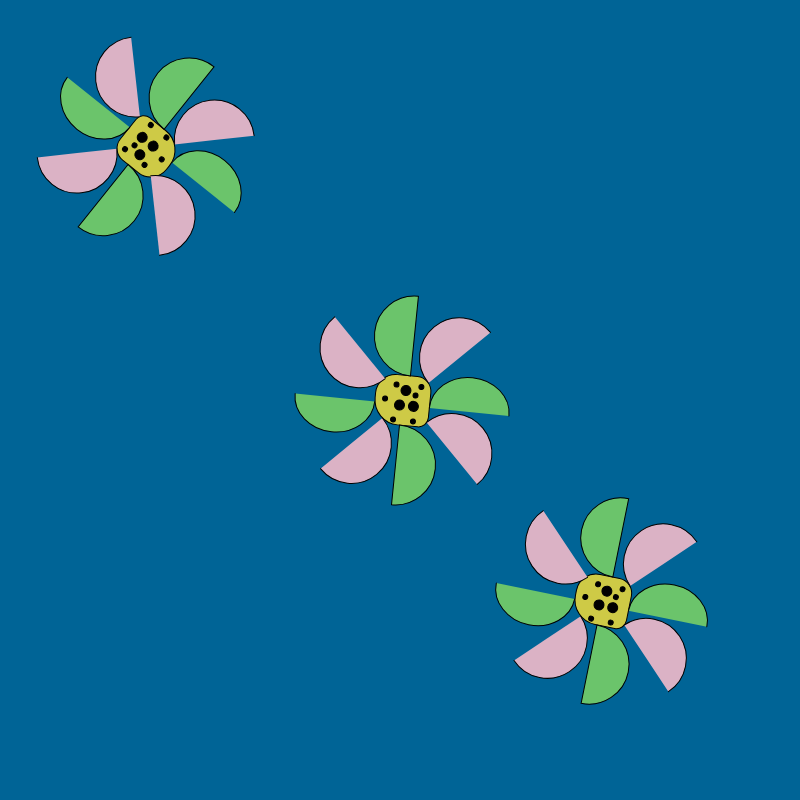
Frame 1 (no input)
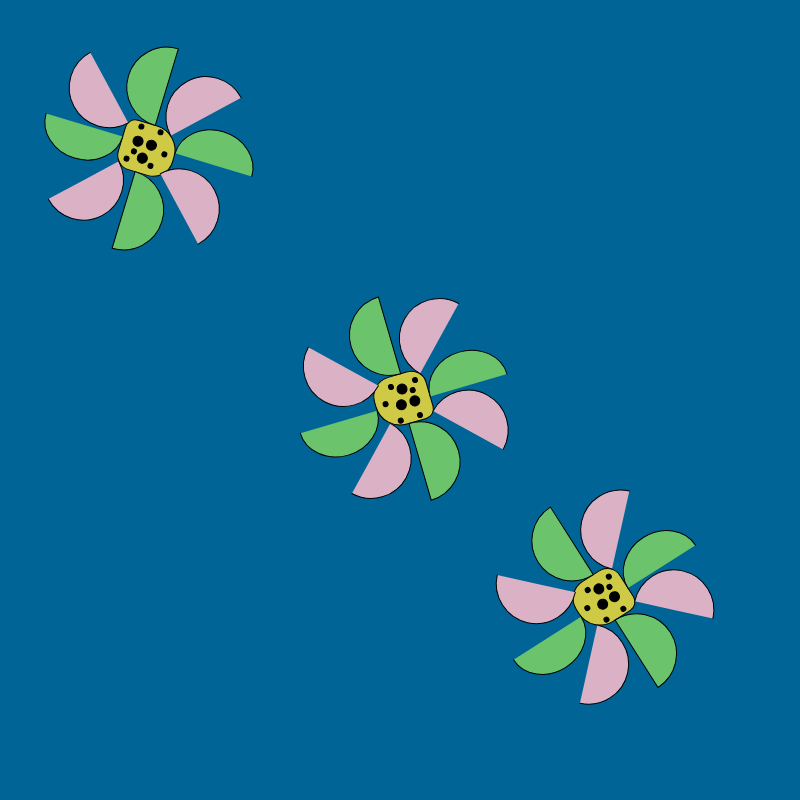
Frame 60 (no input)
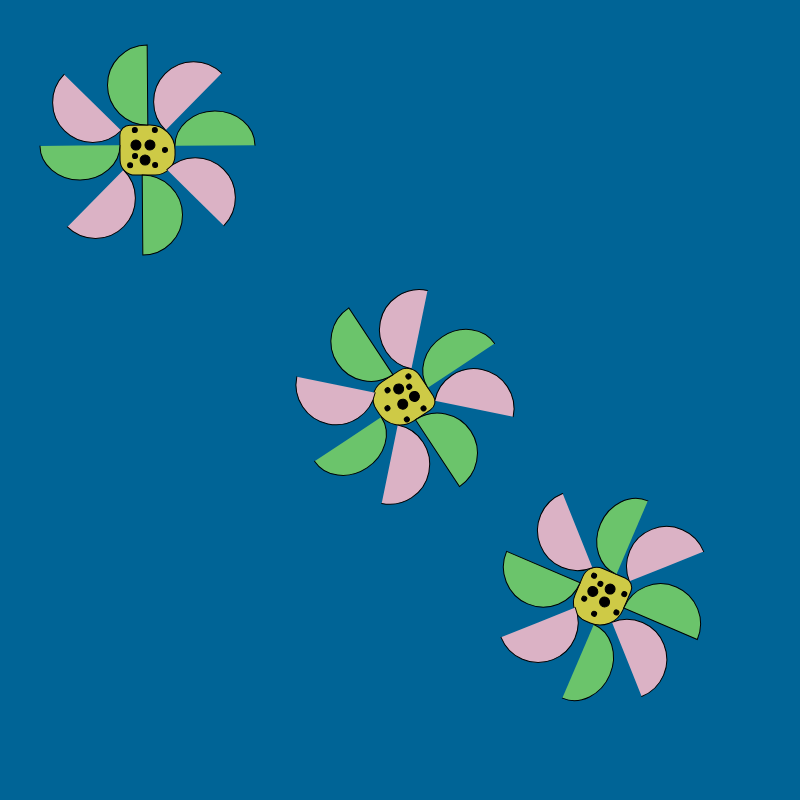
Frame 120 (the mouse pressed at the canvas centre since frame 60)

The p5.js sketch that drew these frames (run headless with seeded random() and noise() and a simulated clock; from frame 60 on, the mouse is pressed at the canvas centre):

// p5.js sketch
// ── sketch.js
var offset = 0
function setup() {
  createCanvas(800, 800);
}

function draw() {
  background(0, 100, 150);
  offset = offset + 0.1
  if(offset > TWO_PI){
    offset = 0
  }
  flower(400 , 400, offset)
  flower(150, 150, offset + 10)
  flower(600, 600, offset*2)
}


function flower(x, y, r) {
  push()
  translate(x , y)
  rotate(r)
  fill('rgb(206,202,70)')
  rect(170 - 195, 150 - 175, 55, 50, 20, 15, 10, 90); 
  fill('rgb(107,196,107)') 
  arc(265 - 195, 180 - 175, 80, 69, PI, TWO_PI);
 arc(130 - 195, 179 - 175, 80 , 69, TWO_PI, PI);
  arc(203 - 195, 110 - 175, 80 , 80, HALF_PI, PI + HALF_PI, CHORD);
  arc(197 - 195, 240 - 175, 80, 80, PI + HALF_PI, TWO_PI + HALF_PI, CHORD);
  
  
  fill('rgb(219,178,197)')
  arc(150 - 195, 127 - 175, 80, 80, QUARTER_PI, PI + QUARTER_PI,);
  arc(250 - 195, 127 - 175, 80, 80, HALF_PI + QUARTER_PI, QUARTER_PI + PI + HALF_PI);
  arc(252 - 195, 223 - 175, 80, 80, PI + QUARTER_PI, TWO_PI + QUARTER_PI )
  arc(151 - 195, 223- 175, 80, 80, -QUARTER_PI, HALF_PI + QUARTER_PI  )
  
  
  fill('black')
  ellipse(200 - 195, 165- 175, 10, 10);
  ellipse(209 - 195, 180- 175, 10, 10);
   ellipse(195 - 195, 180- 175, 10, 10);
  ellipse(180 - 195, 175- 175, 5, 5)
  ellipse(210 - 195, 169- 175, 5, 5)
  ellipse(210 - 195, 195- 175, 5, 5)
  ellipse(190 - 195, 195- 175, 5, 5)
  ellipse(190 - 195, 160- 175, 5, 5)
  ellipse(215 - 195, 160- 175, 5, 5)
  pop()
}
